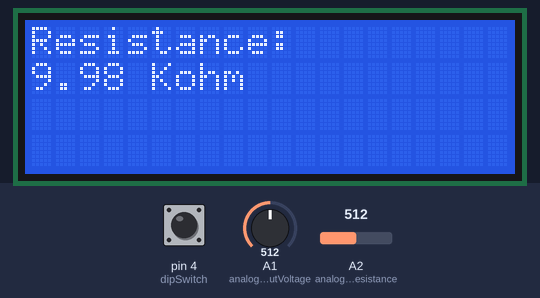
Bench run of a sketch on a simulated Arduino Uno, built with avr-gcc and run on an emulated ATmega328P. Shown: 20×4 character LCD. Inputs (shaded band) come from the test bench; at power-on: A2 (analogInputResistance) = 512, pin 4 (dipSwitch) LOW, A1 (analogInputVoltage) = 512.

Above: at 1.2 s.
1.3 s: A2 (analogInputResistance) set to 0
At 3.4 s:
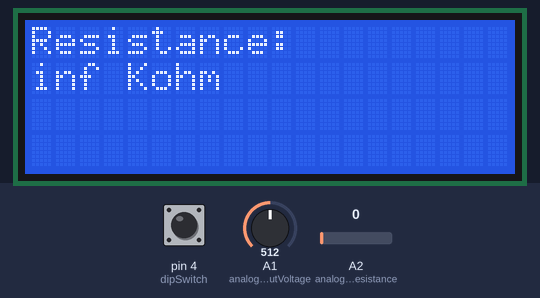
4.0 s: pin 4 (dipSwitch) pulled HIGH for 2.35 s
At 4.7 s:
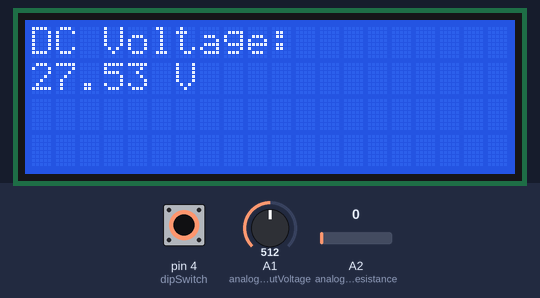
9.6 s: A2 (analogInputResistance) set to 122
At 10.8 s:
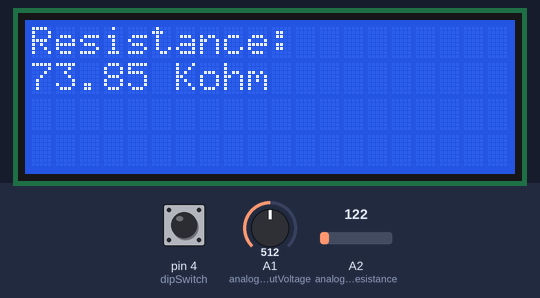
12.3 s: A2 (analogInputResistance) set to 306
At 15.7 s:
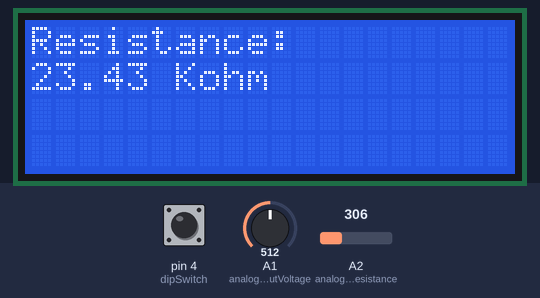
Timing chart, 0 to 16.7 s (numbered marks = the images above; inputs shaded):
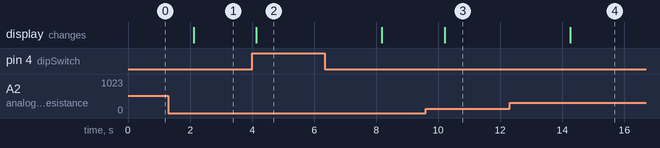

The sketch:

sketch_apr24a.ino
```cpp
#include <Wire.h>
#include <LiquidCrystal_I2C.h>

//define I2C address......
LiquidCrystal_I2C lcd(0x27,20,4);  // set the LCD address to 0x27 for a 16 chars and 2 line display


const int analogInputVoltage = A1;
const int analogInputResistance = A2;
const int dipSwitch = 4;
int switchState = 0;
int analogValue = 0;
float voltage = 0;  // voltage to be measured
float Res = 0; // resistance to be measured
float resolution = 1023.0;
const float R1 = 100000.0; // 100 kΩ
const float R2 = 10000.0; // 10 kΩ
const float Rref = 10000.0; // reference resistance of 1 kΩ

void setup() {
  pinMode(analogInputVoltage, INPUT);
  pinMode(analogInputResistance, INPUT);
  pinMode(dipSwitch, INPUT);
  lcd.init();                      // initialize the lcd
  lcd.backlight();
}

void loop() {
   switchState = digitalRead(dipSwitch);
  lcd.setCursor(0, 0);

  if(switchState == HIGH)
  {
    lcd.clear();
    lcd.print("DC Voltage: ");
  	analogValue = analogRead(analogInputVoltage);
    voltage = (analogValue * 5.0) / resolution;
    voltage = voltage * ((R1 + R2) / R2);

    lcd.setCursor(0, 1);
    lcd.print(voltage);
    lcd.print(" V   ");
  } else
  {
    lcd.clear();
    lcd.print("Resistance: ");
    analogValue = analogRead(analogInputResistance);
    voltage = (analogValue * 5.0) / resolution;
    Res = Rref * ((5.0 - voltage) / voltage);
    Res = (Res) / 1000.0; // convert to kilo-ohms

    lcd.setCursor(0, 1);
    lcd.print(Res);
    lcd.print(" Kohm");
  }

  delay(2000);
}
```

Measured:
- after the input at 1.3 s, the display: changes after 0.81 s (image 1)
- after the input at 4.0 s, the display: changes after 0.14 s (image 2)
- after the input at 9.6 s, the display: changes after 0.61 s (image 3)
- after the input at 12.3 s, the display: changes after 2.0 s (image 4)
